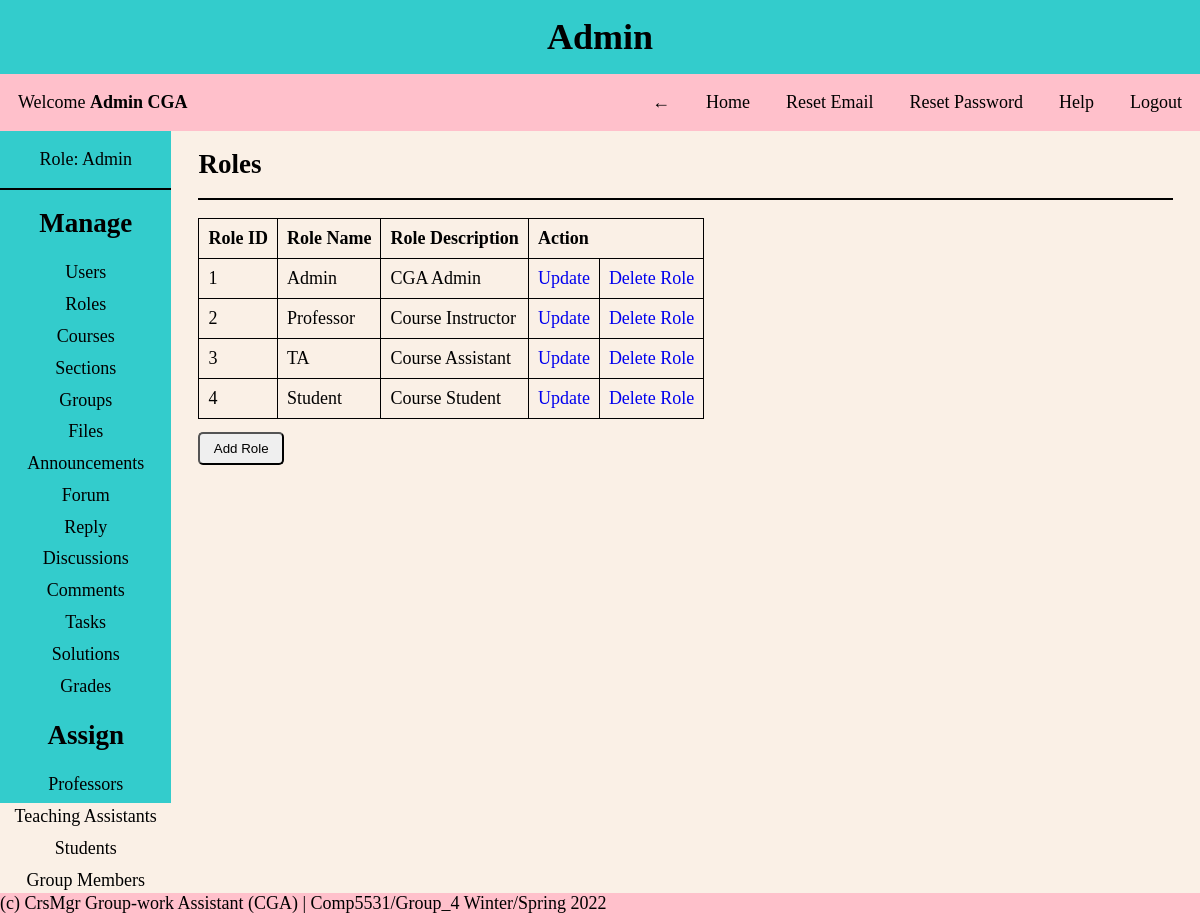
Page /pages/admin.php?page=roles (signed in) on the committed database.
### tables this page shows
CREATE TABLE Roles
(
  role_id INT NOT NULL AUTO_INCREMENT PRIMARY KEY,
  role_name VARCHAR(30) NOT NULL UNIQUE,
  role_description VARCHAR(255) NOT NULL
);

### helper/functions.php (called while the page is built, shortened)
<?php
function isAdmin()
{
    if (isset($_SESSION['role_id']) && $_SESSION['role_id'] == 1) {
        return true;
    }
    return false;
}

### CRUD/roles.php (the view, shortened to what this page needs)
<div class="content-body">
    <?php
    $query = "SELECT * FROM roles ORDER BY role_id ASC";
    $results = mysqli_query($conn, $query);
    ?>
    <h2>Roles</h2>
    <hr>
    <table>
        <thead>
            <tr>
                <?php isAdmin() ? print '<th>Role ID</th>' : ''; ?>
                <th>Role Name</th>
                <th>Role Description</th>
                <?php isAdmin() ? print '<th colspan="2">Action</th>' : ''; ?>
            </tr>
        </thead>
        <tbody>
            <?php
            foreach ($results as $row) {
                $id = $row['role_id'];
                $role_name = $row['role_name'];
                $role_description = $row['role_description'];
            ?>
                <tr>
                    <?php if (isAdmin()) {
                        echo '<td>' . $id . '</td>';
                    } ?>
                    <td><?= $role_name ?></td>
                    <td><?= $role_description ?></td>
                    <?php if (isAdmin()) {
                        echo '<td><a href="?page=roles&update_view=true&update_id=' . $id . '">Update</a></td>';
                        echo "<td><a href='?page=roles&delete_id=" . $id . "' onclick='return confirm(&quot;Are you sure you want to delete?&quot;)'>Delete Role</a></td>";
                    } ?>
                </tr>
            <?php } ?>
        </tbody>
    </table>
    <?php if (isAdmin()) { ?>
        <a href="?page=roles&add_view=true">
            <button>Add Role</button>
        </a>
    <?php } ?>
</div>

### styles/style.css (style rules this page uses)
* { margin: 0; padding: 0; box-sizing: border-box; }
body { background-color: #faf0e6; font-family: 'Times New Roman', Times, serif; font-size: large; }
a { text-decoration: none; }
hr { border: 1px solid black; margin: 1em 0; }
.content-body { padding: 0 0.5em; text-align: left; }
table, th, td { border: 1px solid; border-collapse: collapse; text-align: left; padding: 0.5em; }
td { max-width: 250px; overflow: hidden; text-overflow: ellipsis; white-space: nowrap; }
button { padding: 0.5em 1em; border-radius: 5px; margin: 1em 0 auto; }

### rows in the picture
roles: role_id "1", role_name "Admin", role_description "CGA Admin"
roles: role_id "2", role_name "Professor", role_description "Course Instructor"
roles: role_id "3", role_name "TA", role_description "Course Assistant"
roles: role_id "4", role_name "Student", role_description "Course Student"

### other values in the picture
$role_name "Admin"
$name "Admin CGA"
$_SESSION['role_name'] "Admin"
